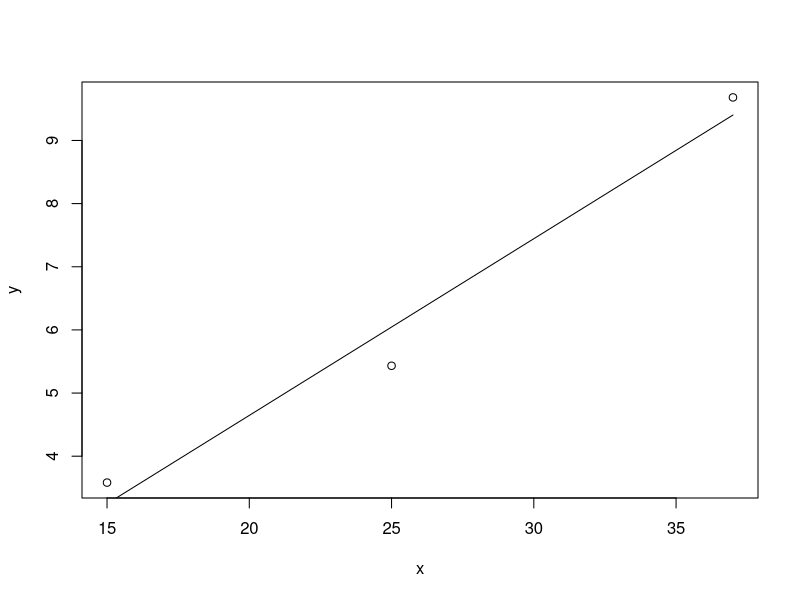

Source code (R):
# Calculations for P, Tp and Eb,p
x <- c(15,25,37)

y <- c(181.55,275.31,490.7)
y <- y*6.9733333e-8
# 6.97333e-8 watts = 1 microcalorie/min
# so y is in W now

# assuming a beetle is a cylinder .5mm in diameter and 2mm long
beetle_SA <- .00025^2*pi*2+.0005*pi*.002 # 2*pi*r^2 + 2*pi*r*l
# SA is in m^2
y <- y/beetle_SA
# now y is in W/m^2

linfit <- lm(y ~ x)

plot(x,y)
lines(x,fitted(linfit))

P <- linfit[[1]][2]
# P is the slope in W/m^2/degC
P
